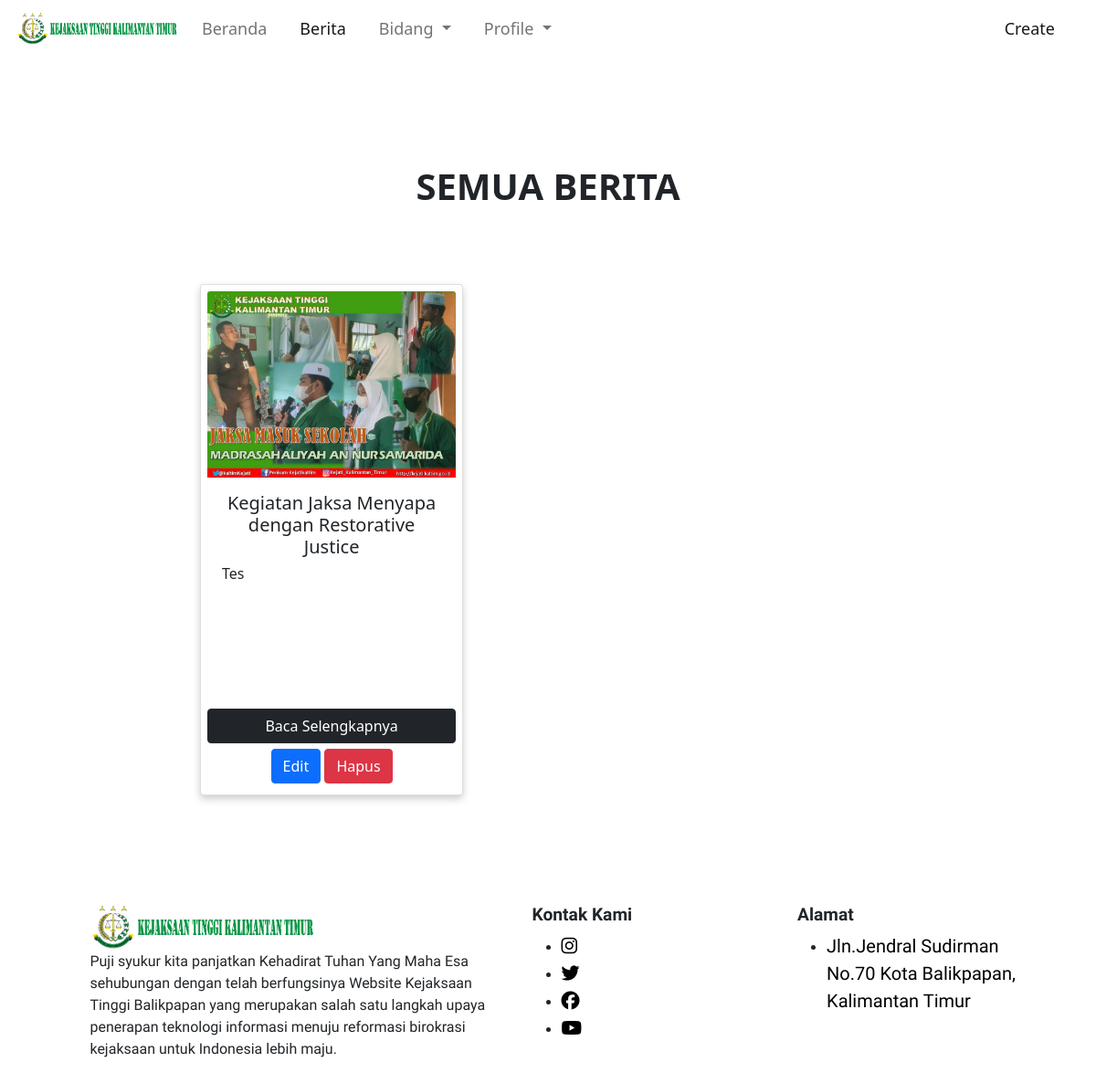
Page /Main/menu.php (signed in) on the committed database.
### tables this page shows
CREATE TABLE `berita` (
  `ID_Berita` int(11) NOT NULL,
  `ID_Admin` int(11) NOT NULL,
  `Jenis` varchar(50) NOT NULL,
  `Gambar` varchar(50) NOT NULL,
  `Judul` varchar(100) NOT NULL,
  `Tanggal` date NOT NULL,
  `Isi` varchar(5000) NOT NULL
);

### Main/menu.php (the view, shortened to what this page needs)
<?php
$user = ( $_SESSION['user']);
require "../db/koneksi.php";
$result = mysqli_query($conn,"SELECT*FROM berita WHERE Jenis='berita'");
?>
<!DOCTYPE html>
<html lang="en">
<head>
  <link rel="stylesheet" href="../assets/style.css">
  <link href="https://cdn.jsdelivr.net/npm/bootstrap@5.0.2/dist/css/bootstrap.min.css"
  rel="stylesheet"
>
</head>
<body>
  <header>
      <nav class="navbar fixed-top navbar-expand-lg navbar-light bg-white" >
          <div class="container-fluid">
            <a class="navbar-brand" href="#">
              <img src="../assets/Image/icon.png" style="width:180px;" alt="">
            </a>
            <div class="collapse navbar-collapse" id="navbarNavDropdown" style="font-weight:bold;">
              <ul class="navbar-nav">
                <li class="nav-item">
                  <a class="nav-link" aria-current="page" href="../index.php">Beranda</a>
                </li>
                <li class="nav-item">
                  <a class="nav-link active" href="#">Berita</a>
                </li>
                  <li class="nav-item dropdown">
                  <a class="nav-link dropdown-toggle" href="#" id="navbarDropdown" role="button" data-bs-toggle="dropdown" aria-expanded="false">
                    Bidang
                  </a>
                </li>
                <li class="nav-item dropdown">
                  <a class="nav-link dropdown-toggle" href="#" id="navbarDropdown" role="button" data-bs-toggle="dropdown" aria-expanded="false">
                    Profile
                  </a>
                </li>
              </ul>
            </div>
            <div class="collapse navbar-collapse" style="justify-content:right;">
            <ul class="navbar-nav">
              <li class="nav-item">
                    <a class="nav-link active" aria-current="page" href="../db/tambah.php">Create</a>
                </li>
            </ul>
            </div>
          </div>
        </nav>
  </header>
<div style="width:100%;">
<br>
<h1 style="text-align:center; padding: 13% 0 5% 0; font-weight:bold;">SEMUA BERITA</h1>
<div class="row" style="margin:0% 0% 0% 16%;">
<?php
while($row=mysqli_fetch_assoc($result)){
    echo '<div class="col-sm-3" style="margin:1.5%;">
    <div class="card" style="width: 18rem; min-height:35rem;">
        <img src="../db/'.$row["Gambar"].'" class="card-img-top" alt="...">
        <div class="card-body">
        <h5 class="card-title text-center" id="nama">'.$row["Judul"].'</h5>
        <h6 class="card-title text-left" id="harga">'.implode(' ', array_slice(str_word_count($row["Isi"], 1), 0, 30)).'</h6>
        </div>
        <button class="btn btn-dark">
        <a href="berita.php?judul='.$row["Judul"].'"style="text-decoration:None; color:white;">Baca Selengkapnya</a>
        </button>
        '?>
        <?php
            if($user == 'admin' ){
              echo'
              <div style="text-align:center; margin:2%;">
              <button class="btn btn-primary">
              <a href="../db/edit.php?judul='.$row["Judul"].'"style="text-decoration:None; color:white;">Edit</a>
              </button>
              <button class="btn btn-danger">
              <a href="../db/hapus.php?judul='.$row["Judul"].'"style="text-decoration:None; color:white;">Hapus</a>
              </button></div>';
            }
        echo'
        </div>
        </div>';
}
?>
</div>
</div>
<link rel="stylesheet" href="https://cdnjs.cloudflare.com/ajax/libs/font-awesome/4.7.0/css/font-awesome.min.css">
<footer>
  <div class="footers container-fluid" style="padding-left:50px; padding-bottom:10%;">
    <div class="row justify-content-center">
      <div class="col-sm-5">
        <img src="../assets/Image/icon.png" style="width:250px;" alt="">
        <br>
        <a style="font-size:medium;">Puji syukur kita panjatkan Kehadirat Tuhan Yang Maha Esa sehubungan dengan telah berfungsinya Website Kejaksaan Tinggi Balikpapan yang merupakan salah satu langkah upaya penerapan teknologi informasi menuju reformasi birokrasi kejaksaan untuk Indonesia lebih maju.</a>
      </div>
      <div class="col-md-3">
        <h6 style="font-weight: bold; font-size:larger;">Kontak Kami</h6>
        <ul class="social-icons">
          <li><a class="instagram" href="https://www.instagram.com/kejari.balikpapan/"><i class="fa fa-instagram"></i></a></li>
          <li><a class="twitter" href="https://twitter.com/KN_Balikpapan"><i class="fa fa-twitter"></i></a></li>
          <li><a class="facebook" href=" https://www.facebook.com/kejari.balikpapan/?_rdc=1&_rdr"><i class="fa fa-facebook"></i></a></li>
          <li><a class="youtube" href="https://www.youtube.com/@kejari.balikpapan848"><i class="fa fa-youtube"></i></a></li>
        </ul>
      </div>
      <div class="col-md-3">
        <h6 style="font-weight: bold; font-size:larger;">Alamat</h6>
        <ul class="footer-links">
          <li><a href="https://goo.gl/maps/HHyHtfyVDYx34YFi8" style="text-decoration:none; color:black;"> Jln.Jendral Sudirman No.70 Kota Balikpapan, Kalimantan Timur</a></li>
        </ul>
      </div>
    </div>
  </div>
</footer>
</body>
</html>

### assets/style.css (style rules this page uses)
* { scroll-behavior: smooth; margin: 0; }
body { font-family: 'Quicksand',sans-serif; text-align: justify; margin: 0; padding: 0; }
.footers { background:transparent; padding:13vh 0px 0px 3vw; font-family: 'Play', sans-serif; text-align:left; box-shadow: 10px 0 0 0 rgba(0, 0, 0, 0.2); }
.footers a { text-decoration:none; font-size: 20px; color:rgb(0, 0, 0); padding-right: 14px; transition:0.5s; }
nav a { font-size: 18px; font-weight: 400; text-decoration: none; color: white; }
.card { box-shadow: 0 4px 8px 0 rgba(0, 0, 0, 0.2); border-radius: 5px; padding: 3%; }
nav li { display: inline; list-style-type: none; margin-right: 20px; }
nav { text-align: center; background-color: rgb(43, 144, 226); padding: 5px; position: sticky; top: 0; }
* { box-sizing: border-box; }
header { display: inline; }

### rows in the picture
berita: Gambar (picture), Judul "Kegiatan Jaksa Menyapa dengan Restorative Justice", Isi "Tes"
